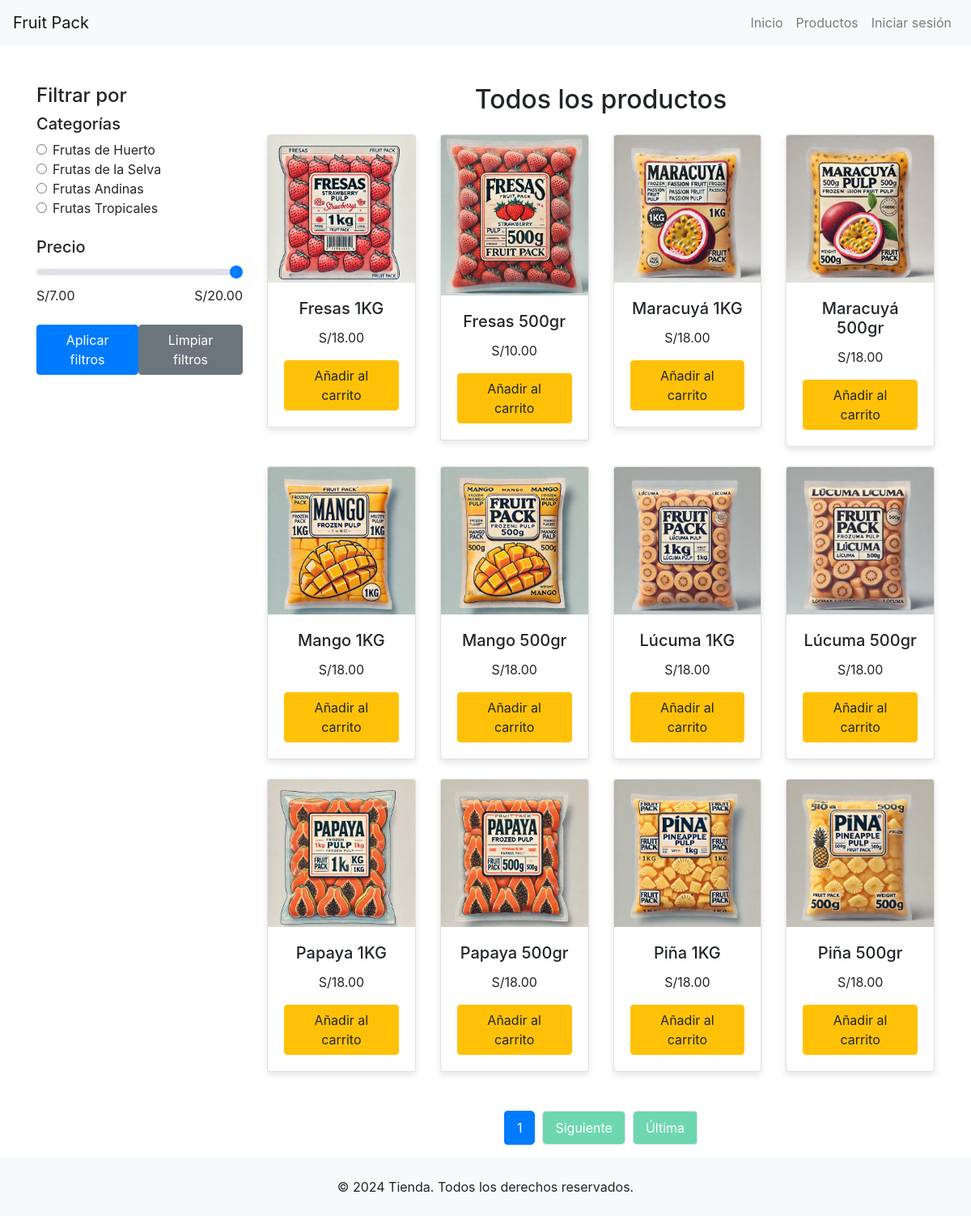
Before: /productos/ with the older database file.
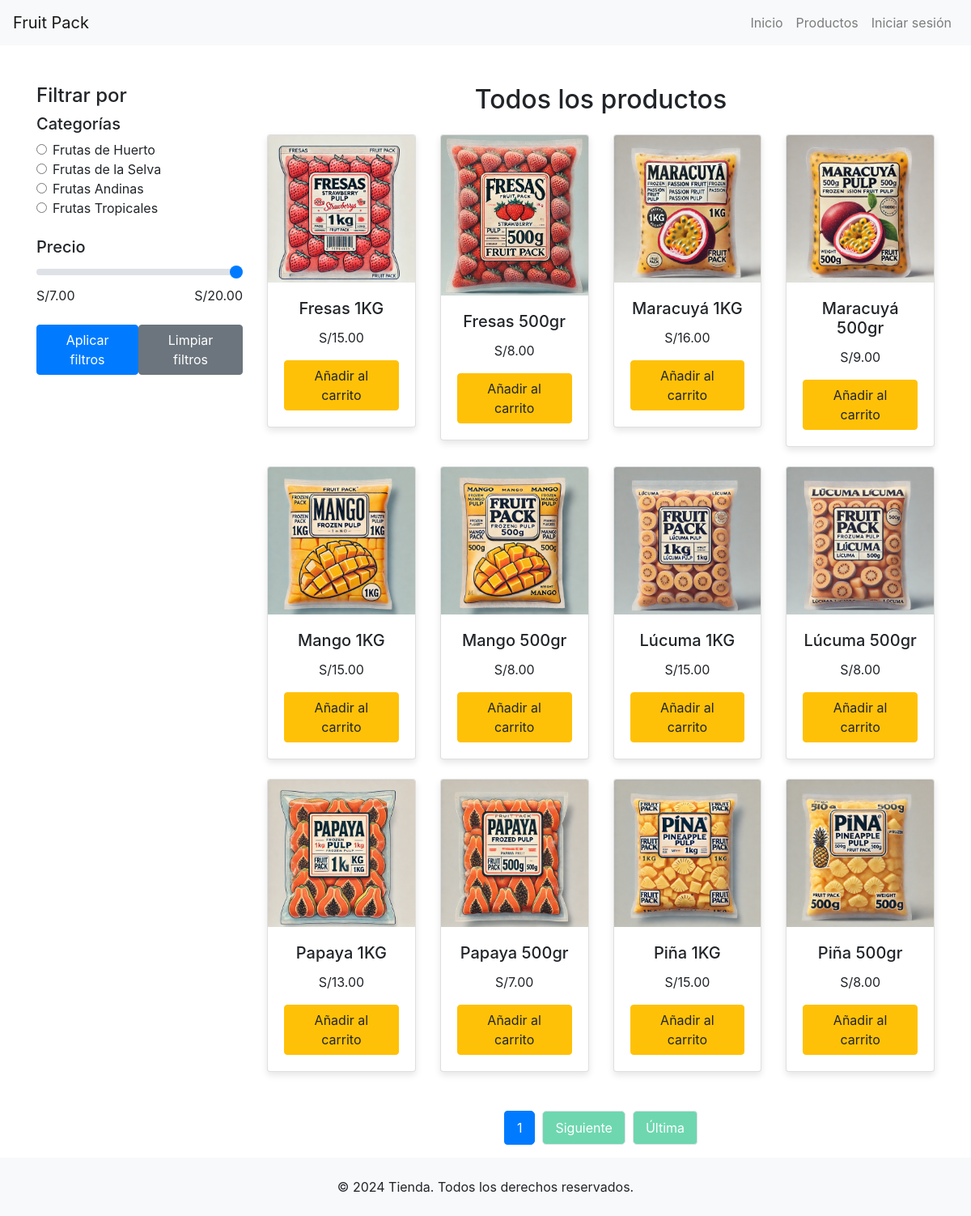
After: the same page with the newer database file.
### pp2/models.py (models this page shows, shortened)
class Producto(models.Model):
    nombre = models.CharField(max_length=100)
    descripcion = models.TextField()
    precio = models.DecimalField(max_digits=10, decimal_places=2)
    stock = models.IntegerField()
    imagen = models.ImageField(upload_to='productos/', blank=True, null=True)
    disponible = models.BooleanField(default=True)
    categoria = models.ForeignKey(Categoria, on_delete=models.CASCADE)

### pp2/views.py (the view)
# urls.py: path('productos/', views.productos, name='productos'),
def productos(request):
    productos = Producto.objects.filter(disponible=True)
    categoria = request.GET.get('categoria')
    if categoria:
        productos = productos.filter(categoria__nombre=categoria)
        categoria_seleccionada = categoria
    else:
        categoria_seleccionada = None
    precio = request.GET.get('precio')
    if precio and categoria_seleccionada:  # Solo aplicar el filtro de precio si hay una categoría
        productos = productos.filter(precio__lte=precio)
    paginator = Paginator(productos, 12)
    page_number = request.GET.get('page')
    page_obj = paginator.get_page(page_number)
    return render(request, 'productos.html', {'page_obj': page_obj, 'categoria_seleccionada': categoria_seleccionada})

### pp2/templates/productos.html (shortened to what the changed rows need)
{% load static %}
<!DOCTYPE html>
<html lang="es">
<head>
    <link rel="stylesheet" href="{% static 'css/productos.css' %}">
    <link rel="stylesheet" href="https://stackpath.bootstrapcdn.com/bootstrap/4.5.2/css/bootstrap.min.css">
</head>
<body>
    <section class="container mt-5">
        <div class="row">
            <div class="col-md-9">
                <h2 class="text-center mb-4">Todos los productos</h2>
                <div class="row">
                    {% for producto in page_obj %}
                        <div class="col-md-3 mb-4">
                            <div class="card">
                                <img src="{% if 'producto.imagen' %}{{ producto.imagen.url }}{% else %}{% static 'img/productos/default-image.png' %}{% endif %}" class="card-img-top" alt="{{ producto.nombre }}">
                                <div class="card-body text-center">
                                    <h5 class="card-title">{{ producto.nombre }}</h5>
                                    <p class="card-text">S/{{ producto.precio }}</p>
                                    <form method="POST" action="{% url 'crear_pedido' producto.id %}">
                                        {% if user.is_authenticated %}
                                            <button type="submit" class="btn btn-primary">Añadir al carrito</button>
                                        {% else %}
                                            <a href="{% url 'login' %}?next={% url 'crear_pedido' producto.id %}" class="btn btn-warning">Añadir al carrito</a>
                                        {% endif %}
                                    </form>
                                </div>
                            </div>
                        </div>
                    {% endfor %}
                </div>
            </div>
        </div>
    </section>
</body>
</html>

Changed rows visible on the page:
changed Producto "Fresas 1KG": precio "18.00" → "15.00"
changed Producto "Fresas 500gr": precio "10.00" → "8.00"
changed Producto "Maracuyá 1KG": precio "18.00" → "16.00"
changed Producto "Maracuyá 500gr": precio "18.00" → "9.00"
changed Producto "Mango 1KG": precio "18.00" → "15.00"
changed Producto "Mango 500gr": precio "18.00" → "8.00"
changed Producto "Lúcuma 1KG": precio "18.00" → "15.00"
changed Producto "Lúcuma 500gr": precio "18.00" → "8.00"
changed Producto "Papaya 1KG": precio "18.00" → "13.00"
changed Producto "Papaya 500gr": precio "18.00" → "7.00"
changed Producto "Piña 1KG": precio "18.00" → "15.00"
changed Producto "Piña 500gr": precio "18.00" → "8.00"
